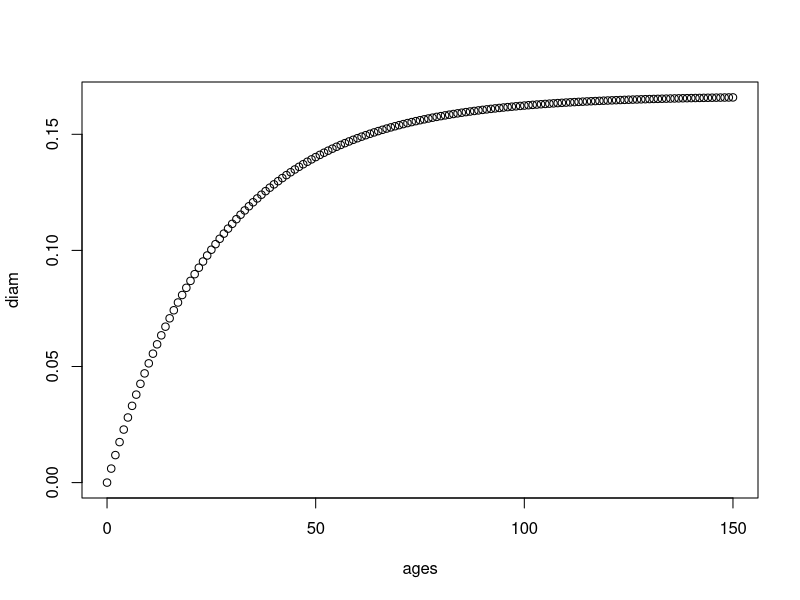

Reproduce this figure in R.
library(ggpubr)

## Pinyon

## McIntire et al 2022
hgt <- seq(0, 8, length.out = 200)

agb <- 0.971 * hgt^2.563

# plot_df <- data.frame(hgt, agb)
# ggline(plot_df, x = "hgt", y = "agb", 
#        plot_type = "l",
#        numeric.x.axis = TRUE)


## Example using correlated bivariate
log_wc_mean = -1.939
log_wc_sd = 0.562

## Parameters derived from NLME equations
diam_asym_mean = 0.145
diam_asym_sd = 0.078
diam_asym_wc = 0.029

diam_lrc_mean = -3.57
diam_lrc_sd = 0.976
diam_lrc_wc = -0.215

## Parameter correlations (asym vs. lrc)
diam_corr = -0.886

## 1. Generate z1 and z2
z1 = rnorm(1, 0, 1)
z2 = rnorm(1, 0, 1)

## 2. Convert 
z1 = z1
z2 = diam_corr * z1 + sqrt(1 - diam_corr^2) * z2
#plot(z1, z2)

## 3. Convert to real values
asym = z1 * diam_asym_sd + diam_asym_mean
lrc = z1 * diam_lrc_sd + diam_lrc_mean
print(paste(asym, lrc))

## 4. make curve to check
ages <- seq(0, 150)
diam <- asym * ( 1 - exp(- exp( lrc ) * ages ))
plot(ages, diam)